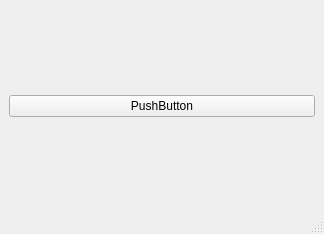
<?xml version="1.0" encoding="UTF-8"?>
<ui version="4.0">
 <class>MainWindow</class>
 <widget class="QMainWindow" name="MainWindow">
  <property name="geometry">
   <rect>
    <x>0</x>
    <y>0</y>
    <width>324</width>
    <height>234</height>
   </rect>
  </property>
  <property name="windowTitle">
   <string>MainWindow</string>
  </property>
  <widget class="QWidget" name="centralwidget">
   <layout class="QHBoxLayout" name="horizontalLayout">
    <item>
     <widget class="QPushButton" name="pushButton">
      <property name="text">
       <string>PushButton</string>
      </property>
     </widget>
    </item>
   </layout>
  </widget>
  <widget class="QMenuBar" name="menubar">
   <property name="geometry">
    <rect>
     <x>0</x>
     <y>0</y>
     <width>324</width>
     <height>21</height>
    </rect>
   </property>
  </widget>
  <widget class="QStatusBar" name="statusbar"/>
 </widget>
 <resources/>
 <connections/>
</ui>
